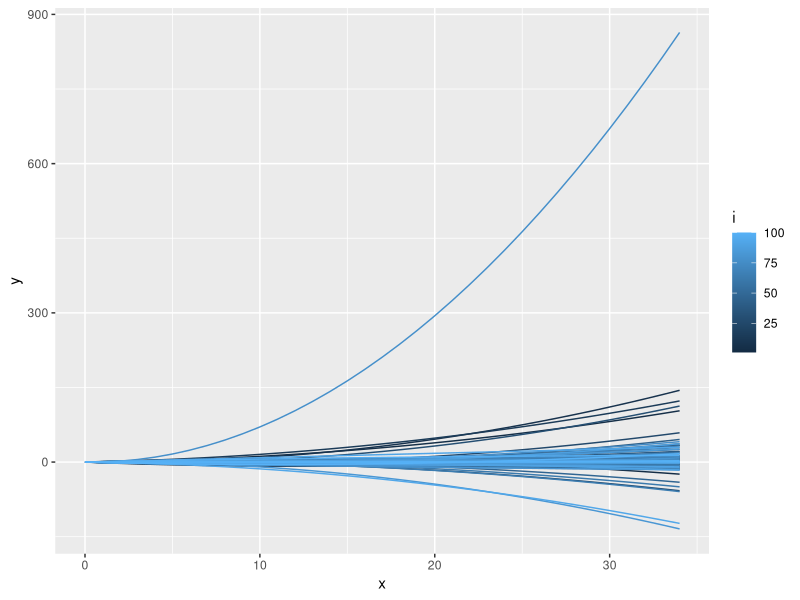
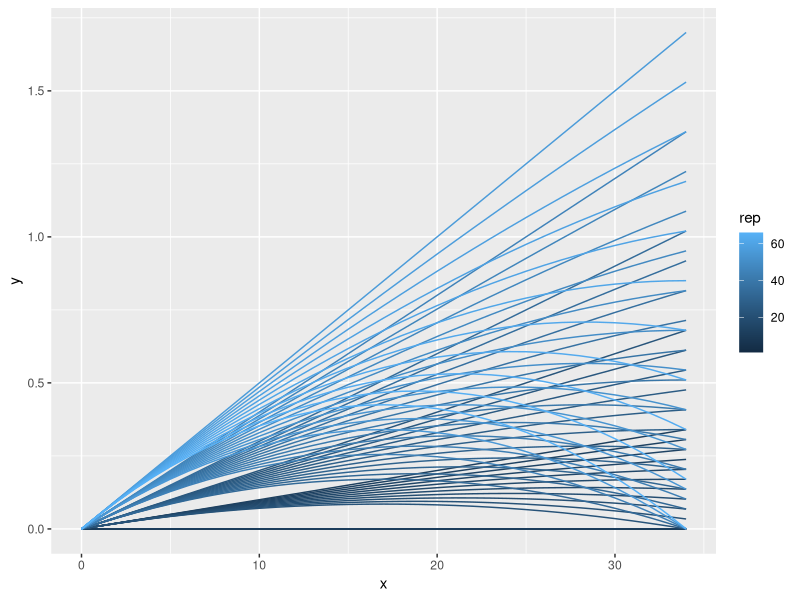
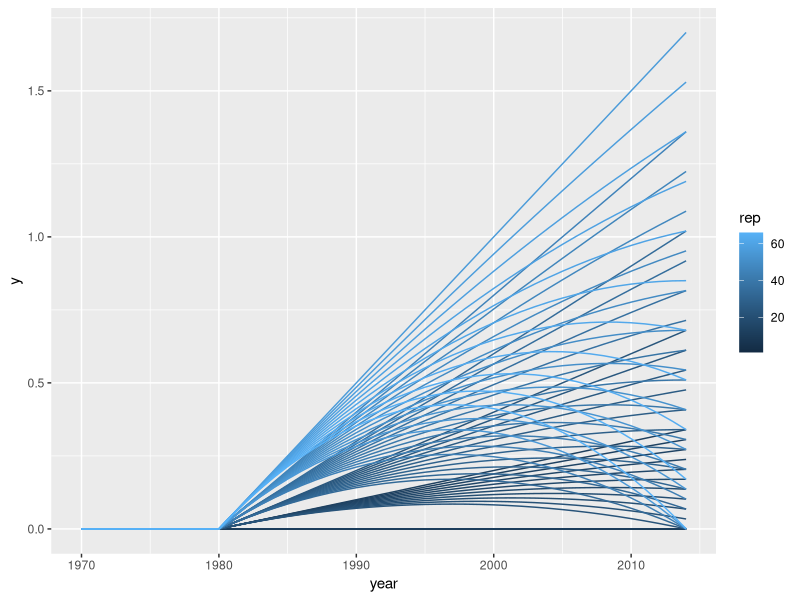
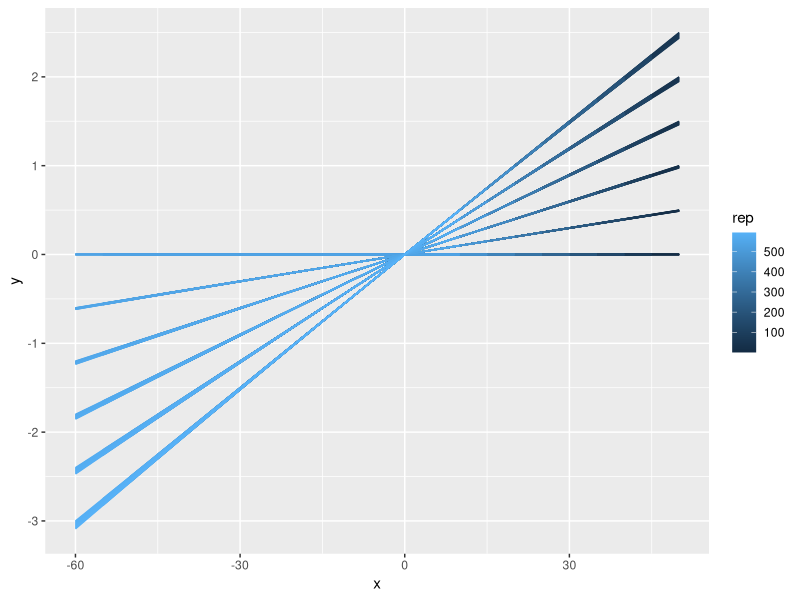
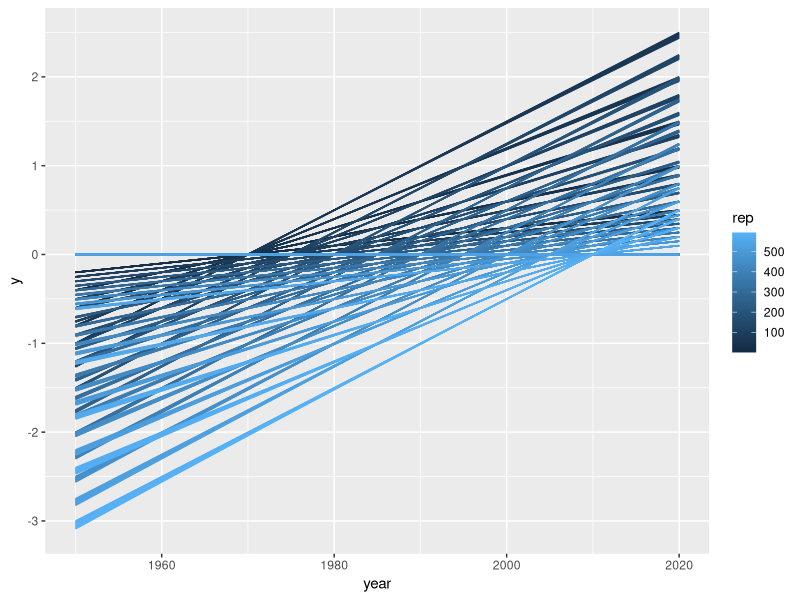
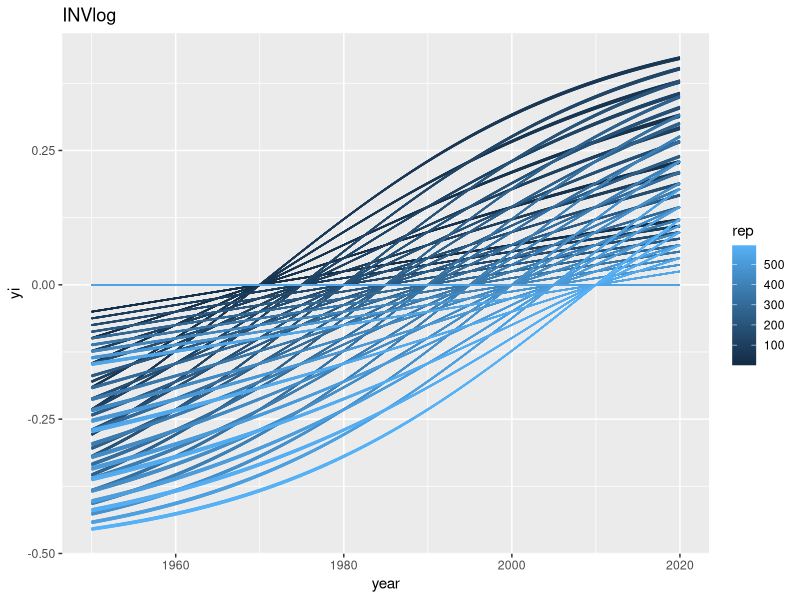
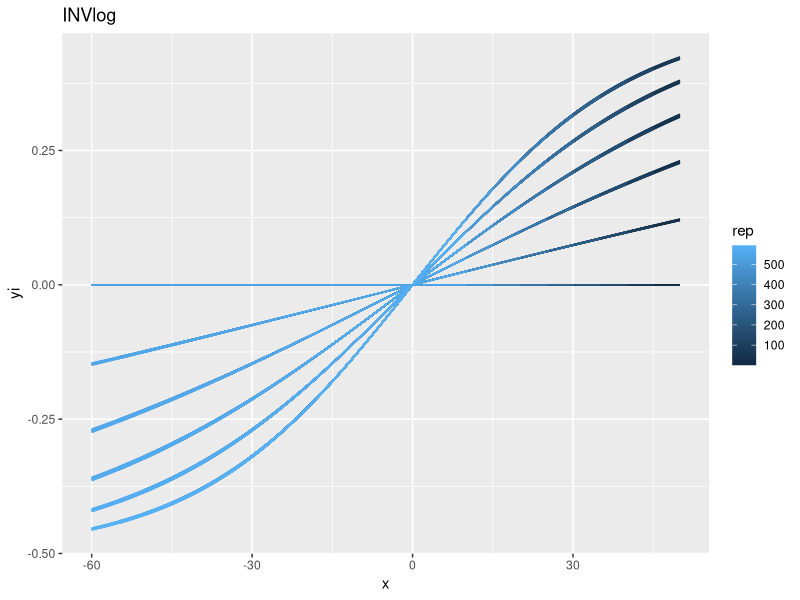
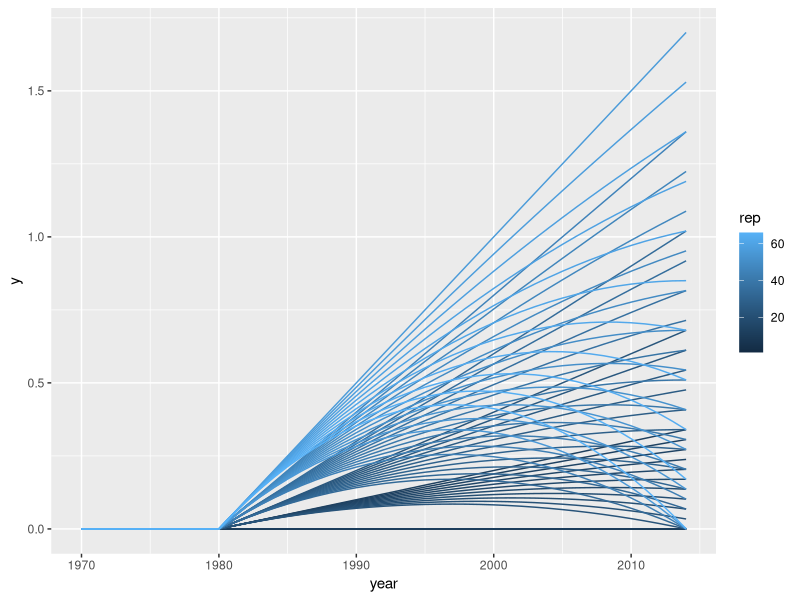

Generate these figures, in order, with R:
#### Curve play

library(ggplot2)
library(boot)
x <- seq(0,34, 1)

# Time when MDR > 0
t_mdr <- 0
# SD
#24 - (1.96)(s) = 14 # 1970 earliest
#24 + (1.96)(s) = 34 # 1990 latest

s_mdr <- (24-14)/(1.96) # 5.1 

# Slope of linear
b <- 0

# Slope of quadratic
c <- 0

# rho = t_mdr*c / b

curves <- c()

for(i in 1:100){
  
  t_mdr <- rnorm(1, 10, s_mdr) # sample time to MDR > 0
  
  b <- rnorm(1, 0,0.5)
  
  rho <- runif(1, 0,1)  
  
  c <- b * rho / t_mdr
  
  y <- b*x - c*x^2
  
  curves <- rbind(curves, cbind(i,x, y,t_mdr,b,rho,c))
  
}

curves <- as.data.frame(curves)

ggplot(curves, aes(x=x, y = y, group = i, colour = i)) + geom_line()


#### sequence
tseq <- 34 #seq(5,24,5)
bseq <- seq(0,0.05,0.01)
rhoseq <- seq(0,1,0.1)

curves <- c()
rep <- 0

for(i in 1:length(tseq)){
  for(j in 1:length(bseq)){
    for(k in 1:length(rhoseq)){
      
      t_mdr <- tseq[i]
      
      b <- bseq[j]
      
      rho <- rhoseq[k]
      
      c <- rho * b / t_mdr
      
      x <- matrix(0,1,45 - t_mdr)
      x <- c(x,seq(1,t_mdr,1))
       
        y <- b*(x) - c*x^2 
      
        rep = rep + 1
        
        year = seq(1970,2014,1)
        curves <- rbind(curves, cbind(rep,x, y,t_mdr,b,rho,c,year))
      
    }
  }
}

curves <- as.data.frame(curves)

ggplot(curves, aes(x=x, y = y, group = rep, colour = rep)) + geom_line() 
ggplot(curves, aes(x=year, y = y, group = rep, colour = rep)) + geom_line() 
ggsave("~/Dropbox/MDR/output/prior_curves_34.pdf")

#### sequence
tseq <- seq(1970,2014,5)
bseq <- seq(0,0.05,0.01)
rhoseq <- seq(0,1,0.1)

curves <- c()
rep <- 0

for(i in 1:length(tseq)){
  for(j in 1:length(bseq)){
    for(k in 1:length(rhoseq)){
      
      t_mdr <- tseq[i]
      
      b <- bseq[j]
      
      rho <- rhoseq[k]
      
      c <- rho * b / t_mdr
      
      x <- seq(1950, 2020,1)
      x <- x - t_mdr
      
      y <- b*(x) - c*x^2
      yi <- inv.logit(b*(x) - c*x^2) - 0.5
      
      rep = rep + 1
      print(rep)
      
      year = seq(1950,2020,1)
      curves <- rbind(curves, cbind(rep,x, y, yi, t_mdr,b,rho,c,year))
      
    }
  }
}

curves <- as.data.frame(curves)

ggplot(curves, aes(x=x, y = y, group = rep, colour = rep)) + geom_line() 
ggplot(curves, aes(x=year, y = y, group = rep, colour = rep)) + geom_line() 
ggplot(curves, aes(x=year, y = yi, group = rep, colour = rep)) + geom_line() +ggtitle("INVlog")
ggplot(curves, aes(x=x, y = yi, group = rep, colour = rep)) + geom_line() +ggtitle("INVlog")
ggsave("~/Dropbox/MDR/output/prior_curves_more.pdf")
